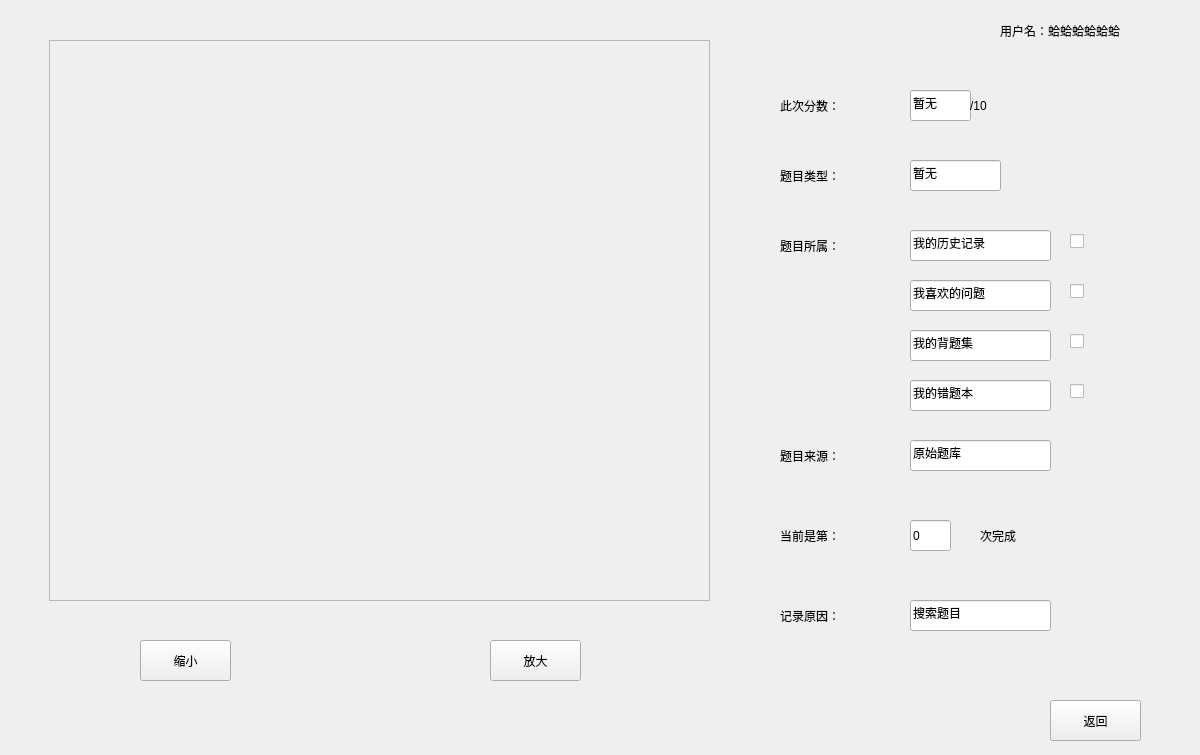
<?xml version="1.0" encoding="UTF-8"?>
<ui version="4.0">
 <class>AnalyseForm</class>
 <widget class="QWidget" name="AnalyseForm">
  <property name="geometry">
   <rect>
    <x>0</x>
    <y>0</y>
    <width>1200</width>
    <height>755</height>
   </rect>
  </property>
  <property name="windowTitle">
   <string>小航搜题-历史答案分析</string>
  </property>
  <widget class="QLabel" name="userNamelabel">
   <property name="geometry">
    <rect>
     <x>1000</x>
     <y>10</y>
     <width>191</width>
     <height>41</height>
    </rect>
   </property>
   <property name="styleSheet">
    <string notr="true">font: 9pt &quot;Consolas&quot; rgb(255, 14, 30);</string>
   </property>
   <property name="text">
    <string>用户名：蛤蛤蛤蛤蛤蛤</string>
   </property>
  </widget>
  <widget class="QPushButton" name="goBackButton">
   <property name="geometry">
    <rect>
     <x>1050</x>
     <y>700</y>
     <width>91</width>
     <height>41</height>
    </rect>
   </property>
   <property name="styleSheet">
    <string notr="true">font: 75 10pt &quot;Consolas&quot; rgb(241, 255, 235);</string>
   </property>
   <property name="text">
    <string>返回</string>
   </property>
  </widget>
  <widget class="QPushButton" name="zoomInButton">
   <property name="geometry">
    <rect>
     <x>140</x>
     <y>640</y>
     <width>91</width>
     <height>41</height>
    </rect>
   </property>
   <property name="styleSheet">
    <string notr="true">font: 75 10pt &quot;Consolas&quot; rgb(241, 255, 235);</string>
   </property>
   <property name="text">
    <string>缩小</string>
   </property>
  </widget>
  <widget class="QPushButton" name="zoomOutButton">
   <property name="geometry">
    <rect>
     <x>490</x>
     <y>640</y>
     <width>91</width>
     <height>41</height>
    </rect>
   </property>
   <property name="styleSheet">
    <string notr="true">font: 75 10pt &quot;Consolas&quot; rgb(241, 255, 235);</string>
   </property>
   <property name="text">
    <string>放大</string>
   </property>
  </widget>
  <widget class="QLabel" name="scoreTipsLabel">
   <property name="geometry">
    <rect>
     <x>780</x>
     <y>90</y>
     <width>101</width>
     <height>31</height>
    </rect>
   </property>
   <property name="styleSheet">
    <string notr="true">font: 75 10pt &quot;Consolas&quot; rgb(241, 255, 235);</string>
   </property>
   <property name="text">
    <string>此次分数：</string>
   </property>
  </widget>
  <widget class="QLabel" name="typeLabel">
   <property name="geometry">
    <rect>
     <x>780</x>
     <y>160</y>
     <width>101</width>
     <height>31</height>
    </rect>
   </property>
   <property name="styleSheet">
    <string notr="true">font: 75 10pt &quot;Consolas&quot; rgb(241, 255, 235);</string>
   </property>
   <property name="text">
    <string>题目类型：</string>
   </property>
  </widget>
  <widget class="QLabel" name="belongLabel">
   <property name="geometry">
    <rect>
     <x>780</x>
     <y>230</y>
     <width>101</width>
     <height>31</height>
    </rect>
   </property>
   <property name="styleSheet">
    <string notr="true">font: 75 10pt &quot;Consolas&quot; rgb(241, 255, 235);</string>
   </property>
   <property name="text">
    <string>题目所属：</string>
   </property>
  </widget>
  <widget class="QLineEdit" name="historyLineEdit">
   <property name="geometry">
    <rect>
     <x>910</x>
     <y>230</y>
     <width>141</width>
     <height>31</height>
    </rect>
   </property>
   <property name="styleSheet">
    <string notr="true">font: 75 10pt &quot;Consolas&quot; rgb(241, 255, 235);</string>
   </property>
   <property name="text">
    <string>我的历史记录</string>
   </property>
   <property name="readOnly">
    <bool>true</bool>
   </property>
  </widget>
  <widget class="QLineEdit" name="favoriteLineEdit">
   <property name="geometry">
    <rect>
     <x>910</x>
     <y>280</y>
     <width>141</width>
     <height>31</height>
    </rect>
   </property>
   <property name="styleSheet">
    <string notr="true">font: 75 10pt &quot;Consolas&quot; rgb(241, 255, 235);</string>
   </property>
   <property name="text">
    <string>我喜欢的问题</string>
   </property>
   <property name="readOnly">
    <bool>true</bool>
   </property>
  </widget>
  <widget class="QLineEdit" name="reciteLineEdit">
   <property name="geometry">
    <rect>
     <x>910</x>
     <y>330</y>
     <width>141</width>
     <height>31</height>
    </rect>
   </property>
   <property name="styleSheet">
    <string notr="true">font: 75 10pt &quot;Consolas&quot; rgb(241, 255, 235);</string>
   </property>
   <property name="text">
    <string>我的背题集</string>
   </property>
   <property name="readOnly">
    <bool>true</bool>
   </property>
  </widget>
  <widget class="QLineEdit" name="wrongLineEdit">
   <property name="geometry">
    <rect>
     <x>910</x>
     <y>380</y>
     <width>141</width>
     <height>31</height>
    </rect>
   </property>
   <property name="styleSheet">
    <string notr="true">font: 75 10pt &quot;Consolas&quot; rgb(241, 255, 235);</string>
   </property>
   <property name="text">
    <string>我的错题本</string>
   </property>
   <property name="readOnly">
    <bool>true</bool>
   </property>
  </widget>
  <widget class="QCheckBox" name="hishtoryCheckBox">
   <property name="geometry">
    <rect>
     <x>1070</x>
     <y>230</y>
     <width>105</width>
     <height>22</height>
    </rect>
   </property>
   <property name="text">
    <string/>
   </property>
  </widget>
  <widget class="QCheckBox" name="favoriteCheckBox">
   <property name="geometry">
    <rect>
     <x>1070</x>
     <y>280</y>
     <width>105</width>
     <height>22</height>
    </rect>
   </property>
   <property name="text">
    <string/>
   </property>
  </widget>
  <widget class="QCheckBox" name="reciteCheckBox">
   <property name="geometry">
    <rect>
     <x>1070</x>
     <y>330</y>
     <width>105</width>
     <height>22</height>
    </rect>
   </property>
   <property name="text">
    <string/>
   </property>
  </widget>
  <widget class="QCheckBox" name="wrongCheckBox">
   <property name="geometry">
    <rect>
     <x>1070</x>
     <y>380</y>
     <width>105</width>
     <height>22</height>
    </rect>
   </property>
   <property name="text">
    <string/>
   </property>
  </widget>
  <widget class="QLineEdit" name="typeLineEdit">
   <property name="geometry">
    <rect>
     <x>910</x>
     <y>160</y>
     <width>91</width>
     <height>31</height>
    </rect>
   </property>
   <property name="styleSheet">
    <string notr="true">font: 75 10pt &quot;Consolas&quot; rgb(241, 255, 235);</string>
   </property>
   <property name="text">
    <string>暂无</string>
   </property>
   <property name="readOnly">
    <bool>true</bool>
   </property>
  </widget>
  <widget class="QLineEdit" name="scoreLineEdit">
   <property name="geometry">
    <rect>
     <x>910</x>
     <y>90</y>
     <width>61</width>
     <height>31</height>
    </rect>
   </property>
   <property name="styleSheet">
    <string notr="true">font: 75 10pt &quot;Consolas&quot; rgb(241, 255, 235);</string>
   </property>
   <property name="text">
    <string>暂无</string>
   </property>
   <property name="readOnly">
    <bool>true</bool>
   </property>
  </widget>
  <widget class="QLabel" name="totScoreLabel">
   <property name="geometry">
    <rect>
     <x>970</x>
     <y>90</y>
     <width>81</width>
     <height>31</height>
    </rect>
   </property>
   <property name="styleSheet">
    <string notr="true">font: 75 10pt &quot;Consolas&quot; rgb(241, 255, 235);</string>
   </property>
   <property name="text">
    <string>/10</string>
   </property>
  </widget>
  <widget class="QLabel" name="sourceLabel">
   <property name="geometry">
    <rect>
     <x>780</x>
     <y>440</y>
     <width>101</width>
     <height>31</height>
    </rect>
   </property>
   <property name="styleSheet">
    <string notr="true">font: 75 10pt &quot;Consolas&quot; rgb(241, 255, 235);</string>
   </property>
   <property name="text">
    <string>题目来源：</string>
   </property>
  </widget>
  <widget class="QLineEdit" name="sourceLineEdit">
   <property name="geometry">
    <rect>
     <x>910</x>
     <y>440</y>
     <width>141</width>
     <height>31</height>
    </rect>
   </property>
   <property name="styleSheet">
    <string notr="true">font: 75 10pt &quot;Consolas&quot; rgb(241, 255, 235);</string>
   </property>
   <property name="text">
    <string>原始题库</string>
   </property>
   <property name="readOnly">
    <bool>true</bool>
   </property>
  </widget>
  <widget class="QLabel" name="timesLabel">
   <property name="geometry">
    <rect>
     <x>780</x>
     <y>520</y>
     <width>141</width>
     <height>31</height>
    </rect>
   </property>
   <property name="styleSheet">
    <string notr="true">font: 75 10pt &quot;Consolas&quot; rgb(241, 255, 235);</string>
   </property>
   <property name="text">
    <string>当前是第：</string>
   </property>
  </widget>
  <widget class="QLineEdit" name="timesLineEdit">
   <property name="geometry">
    <rect>
     <x>910</x>
     <y>520</y>
     <width>41</width>
     <height>31</height>
    </rect>
   </property>
   <property name="styleSheet">
    <string notr="true">font: 75 10pt &quot;Consolas&quot; rgb(241, 255, 235);</string>
   </property>
   <property name="text">
    <string>0</string>
   </property>
   <property name="readOnly">
    <bool>true</bool>
   </property>
  </widget>
  <widget class="QLabel" name="memoryLabel">
   <property name="geometry">
    <rect>
     <x>780</x>
     <y>600</y>
     <width>141</width>
     <height>31</height>
    </rect>
   </property>
   <property name="styleSheet">
    <string notr="true">font: 75 10pt &quot;Consolas&quot; rgb(241, 255, 235);</string>
   </property>
   <property name="text">
    <string>记录原因：</string>
   </property>
  </widget>
  <widget class="QLineEdit" name="memoryLineEdit">
   <property name="geometry">
    <rect>
     <x>910</x>
     <y>600</y>
     <width>141</width>
     <height>31</height>
    </rect>
   </property>
   <property name="styleSheet">
    <string notr="true">font: 75 10pt &quot;Consolas&quot; rgb(241, 255, 235);</string>
   </property>
   <property name="text">
    <string>搜索题目</string>
   </property>
   <property name="readOnly">
    <bool>true</bool>
   </property>
  </widget>
  <widget class="QLabel" name="timesLabel_2">
   <property name="geometry">
    <rect>
     <x>980</x>
     <y>520</y>
     <width>141</width>
     <height>31</height>
    </rect>
   </property>
   <property name="styleSheet">
    <string notr="true">font: 75 10pt &quot;Consolas&quot; rgb(241, 255, 235);</string>
   </property>
   <property name="text">
    <string>次完成</string>
   </property>
  </widget>
  <widget class="QWidget" name="verticalLayoutWidget">
   <property name="geometry">
    <rect>
     <x>50</x>
     <y>40</y>
     <width>661</width>
     <height>561</height>
    </rect>
   </property>
   <layout class="QVBoxLayout" name="verticalLayout"/>
  </widget>
  <widget class="QScrollArea" name="scrollArea">
   <property name="geometry">
    <rect>
     <x>49</x>
     <y>40</y>
     <width>661</width>
     <height>561</height>
    </rect>
   </property>
   <property name="widgetResizable">
    <bool>true</bool>
   </property>
   <widget class="QWidget" name="scrollAreaWidgetContents">
    <property name="geometry">
     <rect>
      <x>0</x>
      <y>0</y>
      <width>659</width>
      <height>559</height>
     </rect>
    </property>
    <widget class="QLabel" name="label">
     <property name="geometry">
      <rect>
       <x>0</x>
       <y>0</y>
       <width>661</width>
       <height>561</height>
      </rect>
     </property>
     <property name="text">
      <string/>
     </property>
    </widget>
   </widget>
  </widget>
 </widget>
 <resources/>
 <connections/>
</ui>
